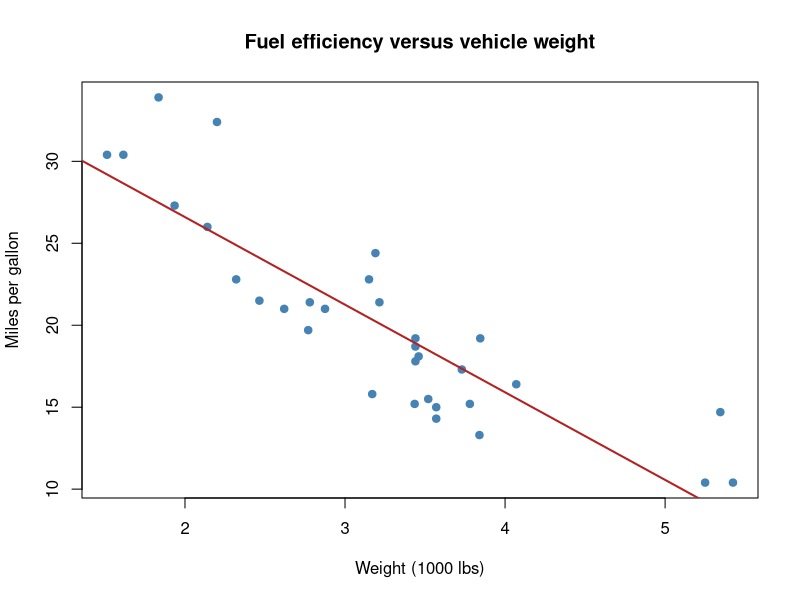
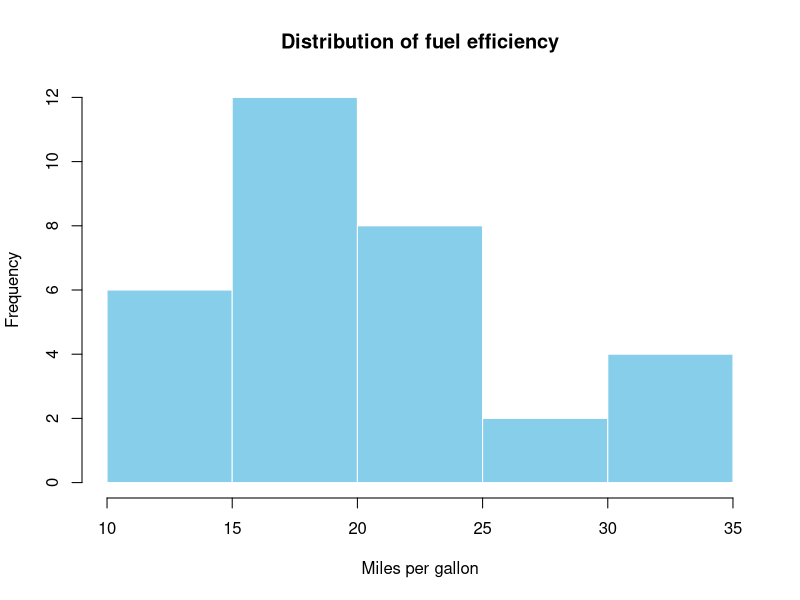
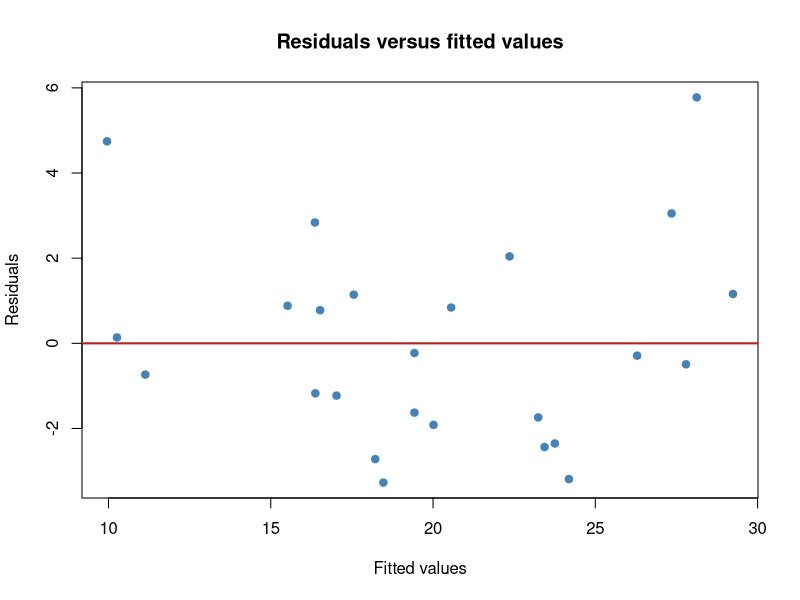
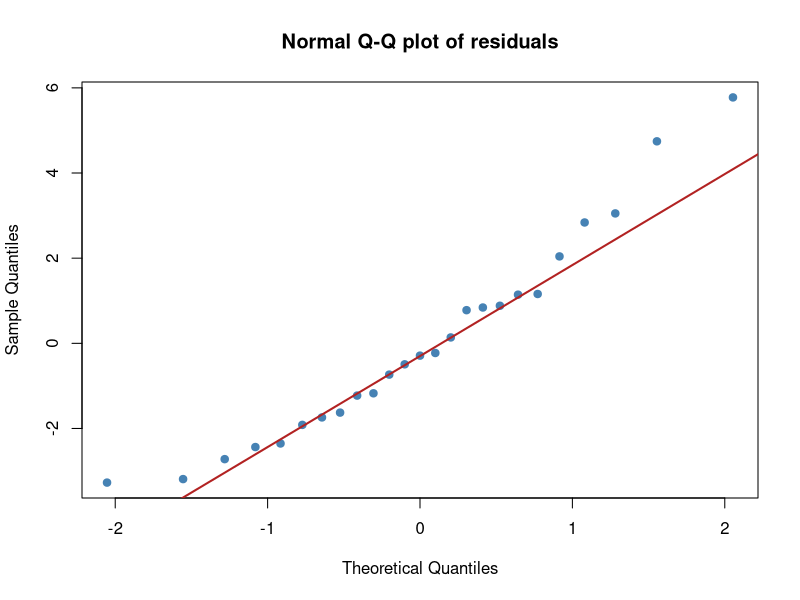
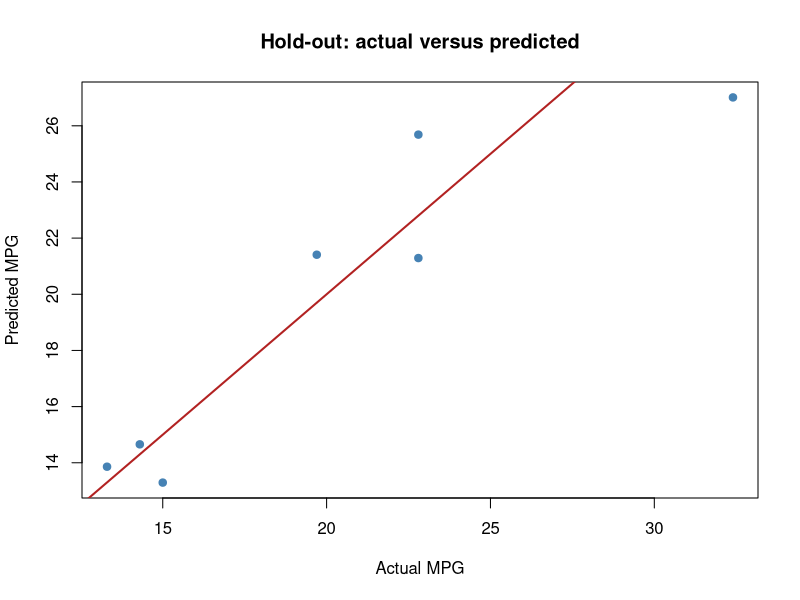

Recreate these plots in R, in order.
# YUVA Internship - Week 3
# Statistical Analysis and Predictive Modeling using R
# Dataset: built-in mtcars (32 automobiles; no external download required)

set.seed(2026)
dir.create("outputs/figures", recursive = TRUE, showWarnings = FALSE)
dir.create("outputs/tables", recursive = TRUE, showWarnings = FALSE)

# 1. Load and inspect data
data("mtcars")
df <- mtcars
df$am_label <- factor(df$am, levels = c(0, 1), labels = c("Automatic", "Manual"))
cat("\n--- DATA STRUCTURE ---\n")
str(df)
cat("\n--- SUMMARY STATISTICS ---\n")
print(summary(df))
write.csv(summary(df), "outputs/tables/summary_statistics.csv")

# 2. Exploratory analysis and hypotheses
cat("\n--- CORRELATION: MPG AND WEIGHT ---\n")
cor_test <- cor.test(df$mpg, df$wt, method = "pearson")
print(cor_test)

# H0: mean mpg is equal for automatic and manual transmission cars.
# H1: mean mpg differs between transmission groups.
cat("\n--- TWO-SAMPLE T TEST: MPG BY TRANSMISSION ---\n")
tt <- t.test(mpg ~ am_label, data = df)
print(tt)

# Normality test of the response (diagnostic context only; regression residuals
# are assessed after fitting).
cat("\n--- SHAPIRO-WILK TEST: MPG ---\n")
print(shapiro.test(df$mpg))

# 3. Train/test split (80/20), stratification not needed for regression.
set.seed(2026)
train_id <- sample(seq_len(nrow(df)), size = floor(0.8*nrow(df)))
train <- df[train_id, ]
test <- df[-train_id, ]

# Multiple linear regression chosen for interpretable continuous outcome.
# Predictors: weight, horsepower, and transmission.
model <- lm(mpg ~ wt + hp + am, data = train)
cat("\n--- TRAINING MODEL SUMMARY ---\n")
print(summary(model))

# 4. Hold-out test performance
pred <- predict(model, newdata = test)
actual <- test$mpg
rmse <- sqrt(mean((actual-pred)^2))
mae <- mean(abs(actual-pred))
r2_test <- 1 - sum((actual-pred)^2)/sum((actual-mean(actual))^2)
test_metrics <- data.frame(Metric=c("RMSE","MAE","Test_R_squared"),
                           Value=c(rmse,mae,r2_test))
print(test_metrics)
write.csv(test_metrics, "outputs/tables/test_metrics.csv", row.names=FALSE)

# 5. 10-fold cross-validation on the training set.
set.seed(2026)
k <- 10
fold_id <- sample(rep(1:k, length.out=nrow(train)))
cv_results <- data.frame(Fold=integer(), RMSE=numeric(), MAE=numeric())
for (fold in 1:k) {
  cv_train <- train[fold_id != fold, ]
  cv_valid <- train[fold_id == fold, ]
  cv_model <- lm(mpg ~ wt + hp + am, data=cv_train)
  cv_pred <- predict(cv_model, newdata=cv_valid)
  cv_results <- rbind(cv_results,
    data.frame(Fold=fold,
      RMSE=sqrt(mean((cv_valid$mpg-cv_pred)^2)),
      MAE=mean(abs(cv_valid$mpg-cv_pred))))
}
cat("\n--- 10-FOLD CV RESULTS ---\n")
print(cv_results)
cat("Mean CV RMSE:", mean(cv_results$RMSE), "\n")
cat("Mean CV MAE:", mean(cv_results$MAE), "\n")
write.csv(cv_results, "outputs/tables/cross_validation_metrics.csv", row.names=FALSE)

# 6. Diagnostics on training model
res <- residuals(model)
cat("\n--- SHAPIRO-WILK TEST: MODEL RESIDUALS ---\n")
print(shapiro.test(res))
cat("\n--- BREUSCH-PAGAN-LIKE AUXILIARY TEST ---\n")
# Base-R auxiliary regression: squared residuals against fitted values.
bp_aux <- lm(I(res^2) ~ fitted(model))
bp_stat <- nobs(model) * summary(bp_aux)$r.squared
bp_p <- pchisq(bp_stat, df=1, lower.tail=FALSE)
print(data.frame(BP_statistic=bp_stat, p_value=bp_p))
write.csv(data.frame(BP_statistic=bp_stat,p_value=bp_p),
          "outputs/tables/heteroskedasticity_test.csv", row.names=FALSE)

# 7. Visualizations / diagnostics
png("outputs/figures/01_mpg_vs_weight.png", width=1200, height=900, res=150)
plot(df$wt, df$mpg, pch=19, col="steelblue",
     xlab="Weight (1000 lbs)", ylab="Miles per gallon",
     main="Fuel efficiency versus vehicle weight")
abline(lm(mpg ~ wt, data=df), col="firebrick", lwd=2)
dev.off()

png("outputs/figures/02_mpg_distribution.png", width=1200, height=900, res=150)
hist(df$mpg, breaks=8, col="skyblue", border="white",
     main="Distribution of fuel efficiency", xlab="Miles per gallon")
dev.off()

png("outputs/figures/03_residuals_fitted.png", width=1200, height=900, res=150)
plot(fitted(model), res, pch=19, col="steelblue",
     xlab="Fitted values", ylab="Residuals",
     main="Residuals versus fitted values")
abline(h=0, col="firebrick", lwd=2)
dev.off()

png("outputs/figures/04_qq_plot.png", width=1200, height=900, res=150)
qqnorm(res, pch=19, col="steelblue", main="Normal Q-Q plot of residuals")
qqline(res, col="firebrick", lwd=2)
dev.off()

png("outputs/figures/05_actual_predicted.png", width=1200, height=900, res=150)
plot(actual, pred, pch=19, col="steelblue",
     xlab="Actual MPG", ylab="Predicted MPG",
     main="Hold-out: actual versus predicted")
abline(0,1,col="firebrick",lwd=2)
dev.off()

# 8. Export coefficients and predictions
write.csv(as.data.frame(summary(model)$coefficients),
          "outputs/tables/model_coefficients.csv")
prediction_output <- data.frame(Actual=actual, Predicted=as.numeric(pred),
                                 Error=actual-as.numeric(pred))
write.csv(prediction_output, "outputs/tables/test_predictions.csv", row.names=FALSE)

cat("\nAnalysis complete. Check outputs/figures and outputs/tables.\n")
